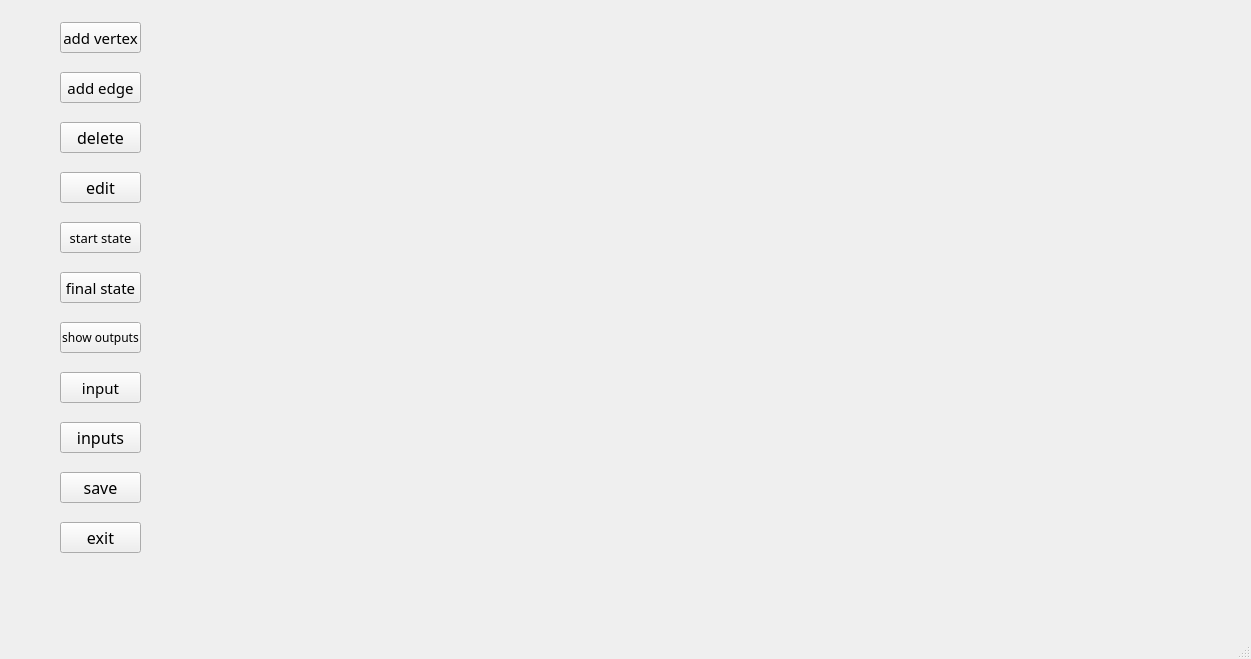
<?xml version="1.0" encoding="UTF-8"?>
<ui version="4.0">
 <class>mainlab</class>
 <widget class="QMainWindow" name="mainlab">
  <property name="geometry">
   <rect>
    <x>0</x>
    <y>0</y>
    <width>1251</width>
    <height>659</height>
   </rect>
  </property>
  <property name="windowTitle">
   <string>MainWindow</string>
  </property>
  <widget class="QWidget" name="centralwidget">
   <widget class="QPushButton" name="addvbtn">
    <property name="geometry">
     <rect>
      <x>60</x>
      <y>22</y>
      <width>81</width>
      <height>31</height>
     </rect>
    </property>
    <property name="font">
     <font>
      <family>MV Boli</family>
      <pointsize>11</pointsize>
     </font>
    </property>
    <property name="cursor">
     <cursorShape>PointingHandCursor</cursorShape>
    </property>
    <property name="text">
     <string>add vertex</string>
    </property>
   </widget>
   <widget class="QPushButton" name="addebtn">
    <property name="geometry">
     <rect>
      <x>60</x>
      <y>72</y>
      <width>81</width>
      <height>31</height>
     </rect>
    </property>
    <property name="font">
     <font>
      <family>MV Boli</family>
      <pointsize>11</pointsize>
     </font>
    </property>
    <property name="cursor">
     <cursorShape>PointingHandCursor</cursorShape>
    </property>
    <property name="text">
     <string>add edge</string>
    </property>
   </widget>
   <widget class="QPushButton" name="deletebtn">
    <property name="geometry">
     <rect>
      <x>60</x>
      <y>122</y>
      <width>81</width>
      <height>31</height>
     </rect>
    </property>
    <property name="font">
     <font>
      <family>MV Boli</family>
      <pointsize>12</pointsize>
     </font>
    </property>
    <property name="cursor">
     <cursorShape>PointingHandCursor</cursorShape>
    </property>
    <property name="text">
     <string>delete</string>
    </property>
   </widget>
   <widget class="QPushButton" name="editbtn">
    <property name="geometry">
     <rect>
      <x>60</x>
      <y>172</y>
      <width>81</width>
      <height>31</height>
     </rect>
    </property>
    <property name="font">
     <font>
      <family>MV Boli</family>
      <pointsize>12</pointsize>
     </font>
    </property>
    <property name="cursor">
     <cursorShape>PointingHandCursor</cursorShape>
    </property>
    <property name="text">
     <string>edit</string>
    </property>
   </widget>
   <widget class="QPushButton" name="startbtn">
    <property name="geometry">
     <rect>
      <x>60</x>
      <y>222</y>
      <width>81</width>
      <height>31</height>
     </rect>
    </property>
    <property name="font">
     <font>
      <family>MV Boli</family>
      <pointsize>10</pointsize>
     </font>
    </property>
    <property name="cursor">
     <cursorShape>PointingHandCursor</cursorShape>
    </property>
    <property name="text">
     <string>start state</string>
    </property>
   </widget>
   <widget class="QPushButton" name="finalbtn">
    <property name="geometry">
     <rect>
      <x>60</x>
      <y>272</y>
      <width>81</width>
      <height>31</height>
     </rect>
    </property>
    <property name="font">
     <font>
      <family>MV Boli</family>
      <pointsize>11</pointsize>
     </font>
    </property>
    <property name="cursor">
     <cursorShape>PointingHandCursor</cursorShape>
    </property>
    <property name="text">
     <string>final state</string>
    </property>
   </widget>
   <widget class="QPushButton" name="outbtn">
    <property name="geometry">
     <rect>
      <x>60</x>
      <y>322</y>
      <width>81</width>
      <height>31</height>
     </rect>
    </property>
    <property name="font">
     <font>
      <family>MV Boli</family>
      <pointsize>9</pointsize>
     </font>
    </property>
    <property name="cursor">
     <cursorShape>PointingHandCursor</cursorShape>
    </property>
    <property name="text">
     <string>show outputs</string>
    </property>
   </widget>
   <widget class="QPushButton" name="inputbtn">
    <property name="geometry">
     <rect>
      <x>60</x>
      <y>372</y>
      <width>81</width>
      <height>31</height>
     </rect>
    </property>
    <property name="font">
     <font>
      <family>MV Boli</family>
      <pointsize>11</pointsize>
     </font>
    </property>
    <property name="cursor">
     <cursorShape>PointingHandCursor</cursorShape>
    </property>
    <property name="text">
     <string>input</string>
    </property>
   </widget>
   <widget class="QPushButton" name="inputsbtn">
    <property name="geometry">
     <rect>
      <x>60</x>
      <y>422</y>
      <width>81</width>
      <height>31</height>
     </rect>
    </property>
    <property name="font">
     <font>
      <family>MV Boli</family>
      <pointsize>12</pointsize>
     </font>
    </property>
    <property name="cursor">
     <cursorShape>PointingHandCursor</cursorShape>
    </property>
    <property name="text">
     <string>inputs</string>
    </property>
   </widget>
   <widget class="QPushButton" name="savebtn">
    <property name="geometry">
     <rect>
      <x>60</x>
      <y>472</y>
      <width>81</width>
      <height>31</height>
     </rect>
    </property>
    <property name="font">
     <font>
      <family>MV Boli</family>
      <pointsize>12</pointsize>
     </font>
    </property>
    <property name="cursor">
     <cursorShape>PointingHandCursor</cursorShape>
    </property>
    <property name="text">
     <string>save</string>
    </property>
   </widget>
   <widget class="QPushButton" name="exitbtn">
    <property name="geometry">
     <rect>
      <x>60</x>
      <y>522</y>
      <width>81</width>
      <height>31</height>
     </rect>
    </property>
    <property name="font">
     <font>
      <family>MV Boli</family>
      <pointsize>12</pointsize>
     </font>
    </property>
    <property name="cursor">
     <cursorShape>PointingHandCursor</cursorShape>
    </property>
    <property name="text">
     <string>exit</string>
    </property>
   </widget>
   <widget class="labpage" name="labwidget" native="true">
    <property name="geometry">
     <rect>
      <x>150</x>
      <y>10</y>
      <width>861</width>
      <height>591</height>
     </rect>
    </property>
    <property name="cursor">
     <cursorShape>CrossCursor</cursorShape>
    </property>
   </widget>
  </widget>
  <widget class="QMenuBar" name="menubar">
   <property name="geometry">
    <rect>
     <x>0</x>
     <y>0</y>
     <width>1251</width>
     <height>21</height>
    </rect>
   </property>
  </widget>
  <widget class="QStatusBar" name="statusbar"/>
 </widget>
 <customwidgets>
  <customwidget>
   <class>labpage</class>
   <extends>QWidget</extends>
   <header>labpage.h</header>
   <container>1</container>
  </customwidget>
 </customwidgets>
 <resources/>
 <connections/>
</ui>
